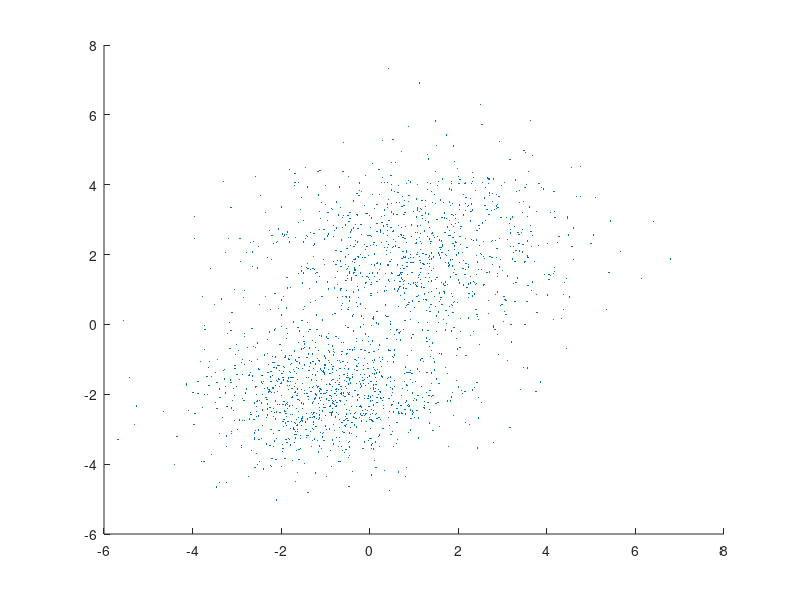

Recreate this plot in MATLAB. (Note: this script raises an error after producing the figure.)
% clear
clear,close all,clc

% cluster-1
MU1 = [1 2]; % input matrix of means mu
SIGMA1 = [3   0.2; ...
		  0.2 2]; % input array of covariances
% cluster-2
MU2 = [-1 -2];
SIGMA2 = [2 0; ...
	      0 1];

% generate data from a mixture of two bivariate Gaussian distributions
% using the mvnrnd function.
X = [mvnrnd(MU1, SIGMA1, 1000); ...
	 mvnrnd(MU2, SIGMA2, 1000)];
scatter(X(:,1), X(:,2), 10, '.');
hold on;

% %To fit a Gaussian mixture distribution model to data.
% %Use function [fitgmdist]
options = statset('Display', 'final');
obj = fitgmdist(X, 2, 'options', options);
% with 2 clusters, the log-likelihood value is smalles.
h = ezcontour(@(x,y)pdf(obj, [x,y]), [-8 6], [-8 6]);


% % classification and visualization
% idx = cluster(obj, X);
% cluster1 = (idx==1);
% cluster2 = (idx==2);

% figure
% scatter(X(cluster1, 1), X(cluster1, 2), 10, 'r+');
% hold on;
% scatter(X(cluster2, 1), X(cluster2, 2), 10, 'bo');
% hold off;
% legend('Cluster 1', 'Cluster 2', 'Location', 'NW')

% % posterior probability and visualization
% figure
% P = posterior(obj, X);
% size(P)
% scatter(X(cluster1, 1), X(cluster1, 2), 10, P(cluster1, 1), '+');
% hold on;
% scatter(X(cluster2, 1), X(cluster2, 2), 10, P(cluster2, 1), '+')
% hold off;
% legend('Cluster 1', 'Cluster 2', 'Location', 'NW');
% clrmap = jet(80); colormap(clrmap(9:72, :));
% ylabel(colorbar, 'component 1 posterior probability')

% % soft clustering and visualization
% figure
% P = posterior(obj, X);
% [~, order] = sort(P(:,1));
% plot(1:size(X,1), P(order, 1), 'r-', 1:size(X,1), P(order, 2), 'b-');

% soft clustering and visualization and diagonal coveriance.
% figure
% gm2 = fitgmdist(X, 2, 'CovType', 'diagonal', 'SharedCov', true);
% % with 2 clusters, the log-likelihood value is smalles.
% h = ezcontour(@(x,y)pdf(gm2, [x,y]), [-8 6], [-8 6]);

% figure
% P2 = posterior(gm2, X);
% [~, order] = sort(P2(:,1));
% plot(1:size(X,1), P2(order, 1), 'r-', 1:size(X,1), P2(order, 2), 'b-');


% Assign New Data to Clusters
Y = [mvnrnd(MU1, SIGMA1, 50); ...
	 mvnrnd(MU2, SIGMA2, 25)];
idx = cluster(gm, Y);




% ---------------Discussion
% ----------case-1
% X = [X1, X1(:,1)+X2(:,2)];
% ----problem:
% The columns of X are linearly dependent.
% This can cause ill-conditioned covariance estimates.
% ----solution:
% Fit a Gaussian mixture model again, but use the regularization.
% GMModel = fitgmdist(X, 2, 'Regularize', 0.1)

% -----------case-2
% Select the number of GMM components Using PCA

% -----------case-3
% Determine the Best GMM using AIC--AIC fit statistic
% Akaike information criterion, which provides a means of model selection.
% A trade-off between the goodness of fit of the model and the complexity.

% -----------case-4
% Set Initial Values When Fitting Gaussian Mixture Models

% -----------case-5
% Cluster with Gaussian Mixtures
% functions: cluster and posterior are very useful.
% completed.

% -----------case-6
% Soft Clustering Using Gaussian Mixtures Distributions

% -----------case-7
% Assign New Data to Clusters